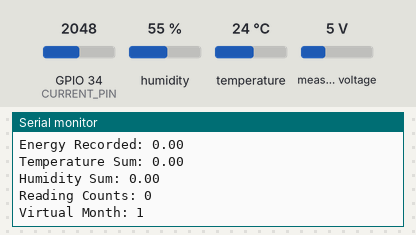
This sketch was run on a simulated ESP32. Parts: the last lines printed to the serial monitor. The inputs (shaded band) are chosen by the test bench; at power-on: humidity 55 %, measured voltage 5 V, GPIO 34 (CURRENT_PIN) = 2048, temperature 24 °C (analog values on the 0–4095 scale). WiFi joins after 1.5 s; servers stay silent unless stated; the local clock reads 2024-03-15 10:24:30 at power-on unless the sketch sets it; storage starts empty; EEPROM starts erased.

Above: at 4.7 s.
4.8 s: humidity set to 22 %
At 6.5 s:
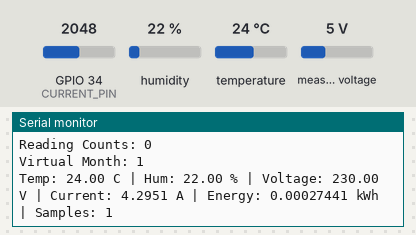
11.7 s: measured voltage set to 0.3 V
At 12.5 s:
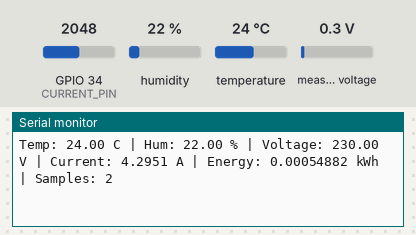
13.2 s: GPIO 34 (CURRENT_PIN) set to 2866
14.7 s: temperature set to 12 °C
At 16.0 s:
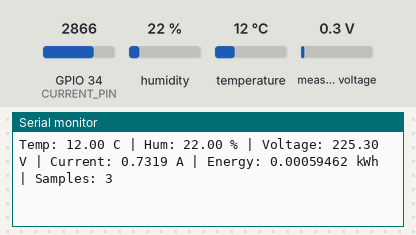

Measured:
- after the input at 4.8 s, the serial monitor: prints a new line after 0.41 s (image 1)
- after the input at 14.7 s, the serial monitor: prints a new line after 0.52 s (image 3)

The sketch:

sketch_feb16a.ino
```cpp
#include <WiFi.h>
#include <WebServer.h>
#include <time.h>
#include <DHT.h>
#include <SPIFFS.h>
#include <ZMPT101B.h>
#include <Preferences.h>
Preferences preferences;

// ---------------- WIFI ----------------
const char* ssid = "Wifi_Named";
const char* password = "Wifi_Password";

// -------- STATIC IP CONFIG --------
// Change these to match your home network
IPAddress local_IP(10, 52, 74, 93);
IPAddress gateway(10, 52, 74, 1);
IPAddress subnet(255, 255, 255, 0);
IPAddress primaryDNS(8, 8, 8, 8);
IPAddress secondaryDNS(8, 8, 4, 4);

// ---------------- TIME ----------------
const long gmtOffset_sec = 19800;   // IST
const int daylightOffset_sec = 0;

// ---------------- SERVER ----------------
WebServer server(80);

// ---------------- SENSORS ----------------
#define DHTPIN 27
#define DHTTYPE DHT22
DHT dht(DHTPIN, DHTTYPE);

#define VOLTAGE_PIN 32
ZMPT101B voltageSensor(VOLTAGE_PIN, 50.0);

#define CURRENT_PIN 34
int mVperAmp = 100; // ACS712 20A

// ---------------- DAILY ACCUMULATORS ----------------
float energy_today = 0;
float temp_sum = 0;
float hum_sum = 0;
int reading_count = 0;

unsigned long lastSample = 0;
unsigned long lastDay = 0;


// virtual month (1–12)
int virtualMonth = 1;

// ---------------- ENERGY CALC ----------------
float readEnergy(float &voltageOut, float &currentOut)
{
  voltageOut = voltageSensor.getRmsVoltage();

  const int samples = 600;   // number of ADC samples
  float sum = 0;

  for (int i = 0; i < samples; i++)
  {
    int adc = analogRead(CURRENT_PIN);
    float voltageADC = adc * 3.3 / 4095.0;

    float centered = voltageADC - 2.445;  // center for 5V powered ACS712
    sum += centered * centered;

    delayMicroseconds(200);  // sampling delay
  }

  float rmsVoltage = sqrt(sum / samples);

  currentOut = rmsVoltage / 0.185;  // 5A version = 185mV per Amp

  if (currentOut < 0.12) currentOut = 0;  // noise filter

  float power = voltageOut * currentOut;

  return power / 3600000.0;  // convert to kWh per second
}

// ---------------- SAVE DAY AS MONTH ----------------
void saveDay()
{
  if (reading_count == 0) return;
  struct tm timeinfo;
  if (!getLocalTime(&timeinfo)) return;

  int year = timeinfo.tm_year + 1900;

  float avgTemp = temp_sum / reading_count;
  float avgHum  = hum_sum / reading_count;

  File file = SPIFFS.open("/dataset.csv", FILE_APPEND);

  if (file)
  {
    file.printf("%d,%d,%.2f,%.2f,%.4f\n",
                year, virtualMonth,
                avgTemp, avgHum, energy_today);
    file.close();
  }

  Serial.println("Day stored as Month " + String(virtualMonth));

  // next month (cycle 1-12)
  virtualMonth++;
  if (virtualMonth > 12) virtualMonth = 1;

  // reset counters
  energy_today = 0;
  temp_sum = 0;
  hum_sum = 0;
  reading_count = 0;

  preferences.putFloat("energy", energy_today);
  preferences.putFloat("temp", temp_sum);
  preferences.putFloat("hum", hum_sum);
  preferences.putInt("count", reading_count);
  preferences.putInt("month", virtualMonth);
}

// ---------------- DOWNLOAD ENDPOINT ----------------
void handleDownload()
{
  if (!SPIFFS.exists("/dataset.csv"))
  {
    server.send(200, "text/plain", "No Data");
    return;
  }

  File file = SPIFFS.open("/dataset.csv");
  server.streamFile(file, "text/plain");
  file.close();
}

// ---------------- REALTIME ENDPOINT ----------------
void handleRealtime()
{
  int year = 2026;  // fixed year (or you can change manually)

  float avgTemp = (reading_count > 0) ? temp_sum / reading_count : 0;
  float avgHum  = (reading_count > 0) ? hum_sum / reading_count : 0;

  String data = String(year) + "," +
                String(virtualMonth) + "," +
                String(avgTemp, 2) + "," +
                String(avgHum, 2) + "," +
                String(energy_today, 4);

  server.send(200, "text/plain", data);
}


// ---------------- SETUP ----------------
void setup()
{
  Serial.begin(115200);

  dht.begin();

  delay (2000);

  analogReadResolution(12);
  voltageSensor.setSensitivity(500.0f);

  if (!SPIFFS.begin(true))
  {
    Serial.println("SPIFFS Failed");
    return;
  }

  WiFi.begin(ssid, password);
  Serial.print("Connecting to WiFi");

  int attempts = 0;

  while (WiFi.status() != WL_CONNECTED)
  {
    delay(500);
    Serial.print(".");
    attempts++;

    if (attempts > 30) {
      Serial.println("\n❌ Failed to connect!");
      return;
    }
  }

  Serial.println("\n✅ Connected!");
  Serial.print("IP Address: ");
  Serial.println(WiFi.localIP());

  server.on("/", handleRealtime);
  server.on("/download", handleDownload);
  configTime(gmtOffset_sec, daylightOffset_sec, "pool.ntp.org");
  server.begin();


  preferences.begin("energyData", false);

  // Load saved values (if they exist)
  energy_today  = preferences.getFloat("energy", 0.0);
  temp_sum      = preferences.getFloat("temp", 0.0);
  hum_sum       = preferences.getFloat("hum", 0.0);
  reading_count = preferences.getInt("count", 0);
  virtualMonth  = preferences.getInt("month", 1);

  Serial.println("Recovered Values:");

  Serial.print("Energy Recorded: ");
  Serial.println(energy_today);

  Serial.print("Temperature Sum: ");
  Serial.println(temp_sum);

  Serial.print("Humidity Sum: ");
  Serial.println(hum_sum);

  Serial.print("Reading Counts: ");
  Serial.println(reading_count);

  Serial.print("Virtual Month: ");
  Serial.println(virtualMonth);

}

// ---------------- LOOP ----------------
void loop()
{
  server.handleClient();

  // sample every 5 seconds
  if (millis() - lastSample > 5000)
  {
    lastSample = millis();

    float t = dht.readTemperature();
    float h = dht.readHumidity();

    if (!isnan(t) && !isnan(h))
    {
      temp_sum += t;
      hum_sum += h;
      reading_count++;
      // 24 hours completed (5 sec interval = 17280 samples)
      if (reading_count >= 17280)
      {
        saveDay();
      }
    }

    float voltage, current;
    float energyIncrement = readEnergy(voltage, current);

    energy_today += energyIncrement;

    Serial.printf("Temp: %.2f C | Hum: %.2f %% | Voltage: %.2f V | Current: %.4f A | Energy: %.8f kWh | Samples: %d\n",t, h, voltage, current, energy_today, reading_count);

    preferences.putFloat("energy", energy_today);
    preferences.putFloat("temp", temp_sum);
    preferences.putFloat("hum", hum_sum);
    preferences.putInt("count", reading_count);
    preferences.putInt("month", virtualMonth);

  }

  // EXACT 24 HOURS
  if (millis() - lastDay >= 86400000)
  {
    saveDay();
    lastDay = millis ();
  }
}
```
